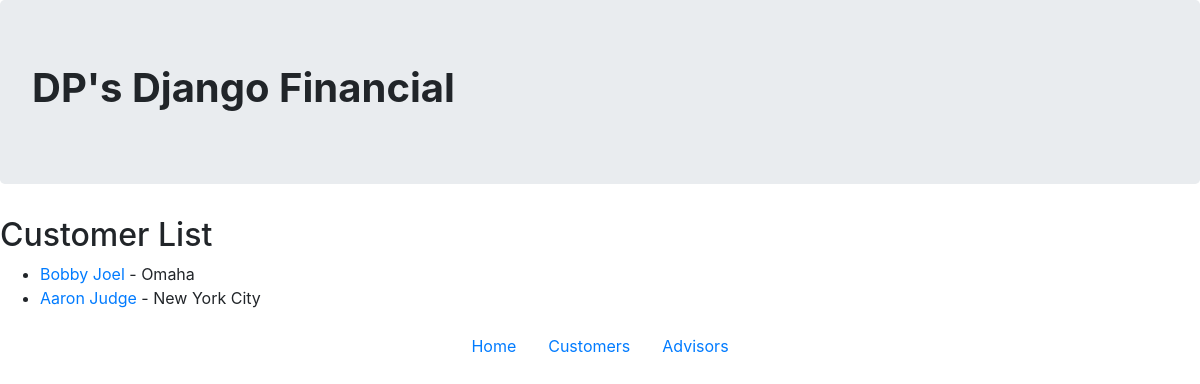
The page /customer/ on the database as committed earlier.
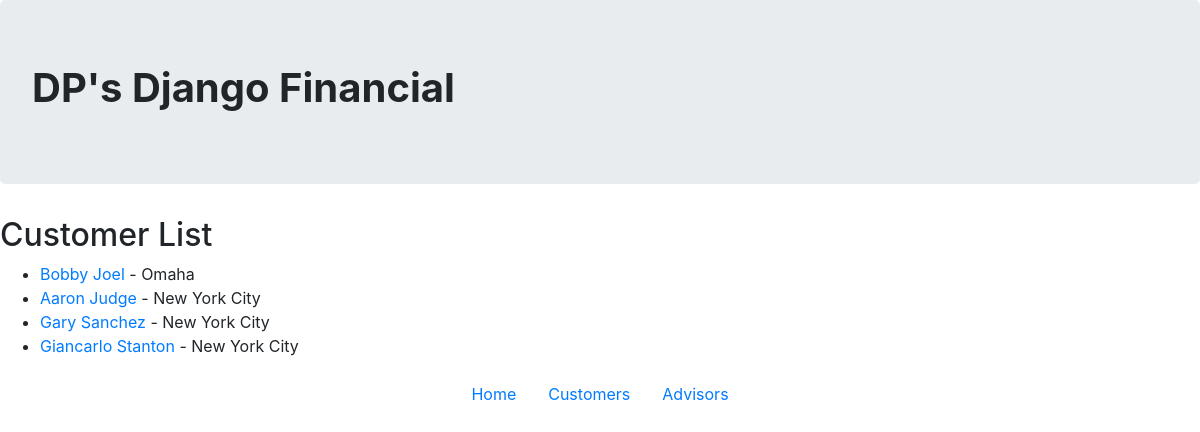
The same page on the database as committed later.
### financial/models.py (models this page shows, shortened)
class Customer(models.Model):
    name = models.CharField(max_length=50)
    address = models.CharField(max_length=50)
    city = models.CharField(max_length=30)
    state = models.CharField(max_length=30)
    zip = models.DecimalField(max_digits=5, decimal_places=0)
    email = models.CharField(max_length=50)
    phone = models.CharField(max_length=12)

### financial/views.py (the view)
# urls.py: url(r'^customer/$', views.allCustomers, name='allcustomers'),
def allCustomers(request):
    customer = Customer.objects.all
    return render(request, 'financial/customer.html', {'customer': customer})

### financial/templates/financial/customer.html (shortened to what this page needs)
<!doctype html>
<html lang="en">
  <head>
    <link rel="stylesheet" href="https://maxcdn.bootstrapcdn.com/bootstrap/4.0.0/css/bootstrap.min.css">
  </head>
  <body>
    <div class ="jumbotron text-left">
        <h1><b>DP's Django Financial</b></h1>
    </div>
    <h2>Customer List</h2>
    <ul>
        {%  for customer in customer %}
            <li><a href="{% url 'onecustomer' customer.id %}">{{ customer.name }}</a> - {{ customer.city }}</li>
        {% endfor %}
    </ul>
         <div class="container">
        <ul class="nav justify-content-center">
            <li class="nav-item">
                <a class="nav-link" href="http://127.0.0.1:8000">Home</a>
            </li>
            <li class="nav-item">
                <a class="nav-link" href="http://127.0.0.1:8000/customer/">Customers</a>
            </li>
            <li class="nav-item">
                <a class="nav-link" href="http://127.0.0.1:8000/admin/financial/customer/">Advisors</a>
            </li>
        </ul>
    </div>
  </body>
</html>

Rows that differ between the two databases and show on the page:
added Customer: name "Gary Sanchez", city "New York City"
added Customer: name "Giancarlo Stanton", city "New York City"
